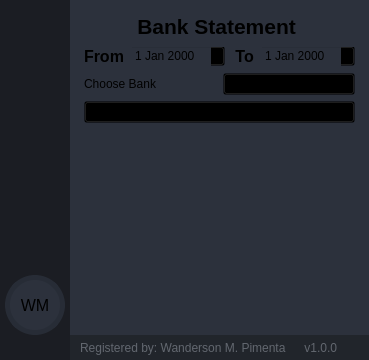
        <widget class="QFrame" name="frame_center">
         <property name="sizePolicy">
          <sizepolicy hsizetype="Expanding" vsizetype="Expanding">
           <horstretch>0</horstretch>
           <verstretch>0</verstretch>
          </sizepolicy>
         </property>
         <property name="styleSheet">
          <string notr="true">background-color: rgb(40, 44, 52);</string>
         </property>
         <property name="frameShape">
          <enum>QFrame::NoFrame</enum>
         </property>
         <property name="frameShadow">
          <enum>QFrame::Raised</enum>
         </property>
         <layout class="QHBoxLayout" name="horizontalLayout_2">
          <property name="spacing">
           <number>0</number>
          </property>
          <property name="leftMargin">
           <number>0</number>
          </property>
          <property name="topMargin">
           <number>0</number>
          </property>
          <property name="rightMargin">
           <number>0</number>
          </property>
          <property name="bottomMargin">
           <number>0</number>
          </property>
          <item>
           <widget class="QFrame" name="frame_left_menu">
            <property name="sizePolicy">
             <sizepolicy hsizetype="Preferred" vsizetype="Preferred">
              <horstretch>0</horstretch>
              <verstretch>0</verstretch>
             </sizepolicy>
            </property>
            <property name="minimumSize">
             <size>
              <width>70</width>
              <height>0</height>
             </size>
            </property>
            <property name="maximumSize">
             <size>
              <width>70</width>
              <height>16777215</height>
             </size>
            </property>
            <property name="layoutDirection">
             <enum>Qt::LeftToRight</enum>
            </property>
            <property name="styleSheet">
             <string notr="true">background-color: rgb(27, 29, 35);</string>
            </property>
            <property name="frameShape">
             <enum>QFrame::NoFrame</enum>
            </property>
            <property name="frameShadow">
             <enum>QFrame::Raised</enum>
            </property>
            <layout class="QVBoxLayout" name="verticalLayout_5">
             <property name="spacing">
              <number>1</number>
             </property>
             <property name="leftMargin">
              <number>0</number>
             </property>
             <property name="topMargin">
              <number>0</number>
             </property>
             <property name="rightMargin">
              <number>0</number>
             </property>
             <property name="bottomMargin">
              <number>0</number>
             </property>
             <item alignment="Qt::AlignTop">
              <widget class="QFrame" name="frame_menus">
               <property name="frameShape">
                <enum>QFrame::NoFrame</enum>
               </property>
               <property name="frameShadow">
                <enum>QFrame::Raised</enum>
               </property>
               <layout class="QVBoxLayout" name="layout_menus">
                <property name="spacing">
                 <number>0</number>
                </property>
                <property name="leftMargin">
                 <number>0</number>
                </property>
                <property name="topMargin">
                 <number>0</number>
                </property>
                <property name="rightMargin">
                 <number>0</number>
                </property>
                <property name="bottomMargin">
                 <number>0</number>
                </property>
               </layout>
              </widget>
             </item>
             <item alignment="Qt::AlignBottom">
              <widget class="QFrame" name="frame_extra_menus">
               <property name="sizePolicy">
                <sizepolicy hsizetype="Preferred" vsizetype="Preferred">
                 <horstretch>0</horstretch>
                 <verstretch>0</verstretch>
                </sizepolicy>
               </property>
               <property name="frameShape">
                <enum>QFrame::NoFrame</enum>
               </property>
               <property name="frameShadow">
                <enum>QFrame::Raised</enum>
               </property>
               <layout class="QVBoxLayout" name="layout_menu_bottom">
                <property name="spacing">
                 <number>10</number>
                </property>
                <property name="leftMargin">
                 <number>0</number>
                </property>
                <property name="topMargin">
                 <number>0</number>
                </property>
                <property name="rightMargin">
                 <number>0</number>
                </property>
                <property name="bottomMargin">
                 <number>25</number>
                </property>
                <item alignment="Qt::AlignHCenter">
                 <widget class="QLabel" name="label_user_icon">
                  <property name="sizePolicy">
                   <sizepolicy hsizetype="Maximum" vsizetype="Maximum">
                    <horstretch>0</horstretch>
                    <verstretch>0</verstretch>
                   </sizepolicy>
                  </property>
                  <property name="minimumSize">
                   <size>
                    <width>60</width>
                    <height>60</height>
                   </size>
                  </property>
                  <property name="maximumSize">
                   <size>
                    <width>60</width>
                    <height>60</height>
                   </size>
                  </property>
                  <property name="font">
                   <font>
                    <family>Segoe UI</family>
                    <pointsize>12</pointsize>
                   </font>
                  </property>
                  <property name="styleSheet">
                   <string notr="true">QLabel {
	border-radius: 30px;
	background-color: rgb(44, 49, 60);
	border: 5px solid rgb(39, 44, 54);
	background-position: center;
	background-repeat: no-repeat;
}</string>
                  </property>
                  <property name="text">
                   <string>WM</string>
                  </property>
                  <property name="alignment">
                   <set>Qt::AlignCenter</set>
                  </property>
                 </widget>
                </item>
               </layout>
              </widget>
             </item>
            </layout>
           </widget>
          </item>
          <item>
           <widget class="QFrame" name="frame_content_right">
            <property name="styleSheet">
             <string notr="true">background-color: rgb(44, 49, 60);</string>
            </property>
            <property name="frameShape">
             <enum>QFrame::NoFrame</enum>
            </property>
            <property name="frameShadow">
             <enum>QFrame::Raised</enum>
            </property>
            <layout class="QVBoxLayout" name="verticalLayout_4">
             <property name="spacing">
              <number>0</number>
             </property>
             <property name="leftMargin">
              <number>0</number>
             </property>
             <property name="topMargin">
              <number>0</number>
             </property>
             <property name="rightMargin">
              <number>0</number>
             </property>
             <property name="bottomMargin">
              <number>0</number>
             </property>
             <item>
              <widget class="QFrame" name="frame_content">
               <property name="frameShape">
                <enum>QFrame::NoFrame</enum>
               </property>
               <property name="frameShadow">
                <enum>QFrame::Raised</enum>
               </property>
               <layout class="QVBoxLayout" name="verticalLayout_9">
                <property name="spacing">
                 <number>0</number>
                </property>
                <property name="leftMargin">
                 <number>5</number>
                </property>
                <property name="topMargin">
                 <number>5</number>
                </property>
                <property name="rightMargin">
                 <number>5</number>
                </property>
                <property name="bottomMargin">
                 <number>5</number>
                </property>
                <item>
                 <widget class="QStackedWidget" name="stackedWidget">
                  <property name="styleSheet">
                   <string notr="true">background: transparent;</string>
                  </property>
                  <property name="currentIndex">
                   <number>0</number>
                  </property>
                  <widget class="QWidget" name="page_home">
                   <layout class="QVBoxLayout" name="verticalLayout_10">
                    <item>
                     <layout class="QVBoxLayout" name="verticalLayout_6">
                      <item>
                       <widget class="QLabel" name="label">
                        <property name="maximumSize">
                         <size>
                          <width>16777215</width>
                          <height>30</height>
                         </size>
                        </property>
                        <property name="font">
                         <font>
                          <family>Segoe UI</family>
                          <pointsize>16</pointsize>
                          <weight>75</weight>
                          <bold>true</bold>
                         </font>
                        </property>
                        <property name="text">
                         <string>Bank Statement </string>
                        </property>
                        <property name="alignment">
                         <set>Qt::AlignCenter</set>
                        </property>
                       </widget>
                      </item>
                      <item>
                       <layout class="QHBoxLayout" name="horizontalLayout_9">
                        <item>
                         <widget class="QLabel" name="label_2">
                          <property name="font">
                           <font>
                            <pointsize>12</pointsize>
                            <weight>75</weight>
                            <bold>true</bold>
                           </font>
                          </property>
                          <property name="text">
                           <string>From</string>
                          </property>
                         </widget>
                        </item>
                        <item>
                         <widget class="QDateEdit" name="dateEdit"/>
                        </item>
                        <item>
                         <widget class="QLabel" name="label_3">
                          <property name="font">
                           <font>
                            <pointsize>12</pointsize>
                            <weight>75</weight>
                            <bold>true</bold>
                           </font>
                          </property>
                          <property name="text">
                           <string> To</string>
                          </property>
                         </widget>
                        </item>
                        <item>
                         <widget class="QDateEdit" name="dateEdit_2"/>
                        </item>
                       </layout>
                      </item>
                     </layout>
                    </item>
                    <item>
                     <layout class="QHBoxLayout" name="horizontalLayout_12">
                      <item>
                       <widget class="QLabel" name="label_4">
                        <property name="text">
                         <string>Choose Bank</string>
                        </property>
                       </widget>
                      </item>
                      <item>
                       <widget class="QComboBox" name="comboBox"/>
                      </item>
                     </layout>
                    </item>
                    <item>
                     <widget class="QPushButton" name="pushButton">
                      <property name="text">
                       <string>Get Statement</string>
                      </property>
                     </widget>
                    </item>
                    <item>
                     <widget class="QTableWidget" name="tableWidget"/>
                    </item>
                   </layout>
                  </widget>
                 </widget>
                </item>
               </layout>
              </widget>
             </item>
             <item>
              <widget class="QFrame" name="frame_grip">
               <property name="minimumSize">
                <size>
                 <width>0</width>
                 <height>25</height>
                </size>
               </property>
               <property name="maximumSize">
                <size>
                 <width>16777215</width>
                 <height>25</height>
                </size>
               </property>
               <property name="styleSheet">
                <string notr="true">background-color: rgb(33, 37, 43);</string>
               </property>
               <property name="frameShape">
                <enum>QFrame::NoFrame</enum>
               </property>
               <property name="frameShadow">
                <enum>QFrame::Raised</enum>
               </property>
               <layout class="QHBoxLayout" name="horizontalLayout_6">
                <property name="spacing">
                 <number>0</number>
                </property>
                <property name="leftMargin">
                 <number>0</number>
                </property>
                <property name="topMargin">
                 <number>0</number>
                </property>
                <property name="rightMargin">
                 <number>2</number>
                </property>
                <property name="bottomMargin">
                 <number>0</number>
                </property>
                <item>
                 <widget class="QFrame" name="frame_label_bottom">
                  <property name="frameShape">
                   <enum>QFrame::NoFrame</enum>
                  </property>
                  <property name="frameShadow">
                   <enum>QFrame::Raised</enum>
                  </property>
                  <layout class="QHBoxLayout" name="horizontalLayout_7">
                   <property name="spacing">
                    <number>0</number>
                   </property>
                   <property name="leftMargin">
                    <number>10</number>
                   </property>
                   <property name="topMargin">
                    <number>0</number>
                   </property>
                   <property name="rightMargin">
                    <number>10</number>
                   </property>
                   <property name="bottomMargin">
                    <number>0</number>
                   </property>
                   <item>
                    <widget class="QLabel" name="label_credits">
                     <property name="font">
                      <font>
                       <family>Segoe UI</family>
                      </font>
                     </property>
                     <property name="styleSheet">
                      <string notr="true">color: rgb(98, 103, 111);</string>
                     </property>
                     <property name="text">
                      <string>Registered by: Wanderson M. Pimenta</string>
                     </property>
                    </widget>
                   </item>
                   <item>
                    <widget class="QLabel" name="label_version">
                     <property name="maximumSize">
                      <size>
                       <width>100</width>
                       <height>16777215</height>
                      </size>
                     </property>
                     <property name="font">
                      <font>
                       <family>Segoe UI</family>
                      </font>
                     </property>
                     <property name="styleSheet">
                      <string notr="true">color: rgb(98, 103, 111);</string>
                     </property>
                     <property name="text">
                      <string>v1.0.0</string>
                     </property>
                     <property name="alignment">
                      <set>Qt::AlignRight|Qt::AlignTrailing|Qt::AlignVCenter</set>
                     </property>
                    </widget>
                   </item>
                  </layout>
                 </widget>
                </item>
                <item>
                 <widget class="QFrame" name="frame_size_grip">
                  <property name="maximumSize">
                   <size>
                    <width>20</width>
                    <height>20</height>
                   </size>
                  </property>
                  <property name="styleSheet">
                   <string notr="true">QSizeGrip {
	background-image: url(:/16x16/icons/16x16/cil-size-grip.png);
	background-position: center;
	background-repeat: no-reperat;
}</string>
                  </property>
                  <property name="frameShape">
                   <enum>QFrame::NoFrame</enum>
                  </property>
                  <property name="frameShadow">
                   <enum>QFrame::Raised</enum>
                  </property>
                 </widget>
                </item>
               </layout>
              </widget>
             </item>
            </layout>
           </widget>
          </item>
         </layout>
        </widget>
